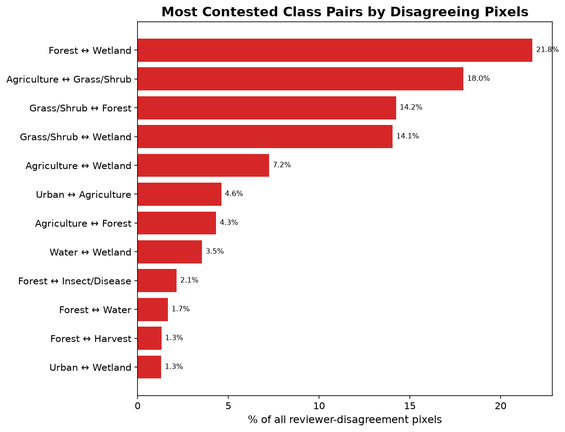
#> input picture reports/interpreter_agreement/class_disagreement_top.png, 565 x 432 px, shrunk from 1245 x 951 before the run
$ python combine_figure_3_4.py
#> lines starting #> are read from the running program, lines starting #| are printed output that depends on the picture
#!/usr/bin/env python3
"""Combine the two Chapter 3 disagreement-geometry panels into one stacked figure 3.4:
panel A (most contested class pairs) on top, panel B (contested-patch area distribution) below,
each labeled in its top-left corner. This stacks the two already-rendered source images at a common
width; it does not recompute anything.

Run: python scripts/combine_figure_3_4.py
Requires: matplotlib
"""

import os

import matplotlib
matplotlib.use("Agg")
import matplotlib.pyplot as plt
import matplotlib.image as mpimg

ROOT = os.path.dirname(os.path.dirname(os.path.abspath(__file__)))
PANEL_A = os.path.join(ROOT, "reports/interpreter_agreement/class_disagreement_top.png")
PANEL_B = os.path.join(ROOT, "reports/interpreter_agreement/geometry/area_ecdf_focus.png")
OUT = os.path.join(ROOT, "manuscript_formatting/figures/figure_3_4_disagreement_geometry.png")


def main():
    ia = mpimg.imread(PANEL_A)
#> ia is the input picture: shape (432, 565, 4) float32; mean R, G, B, A 0.949, 0.838, 0.838, 1
    ib = mpimg.imread(PANEL_B)
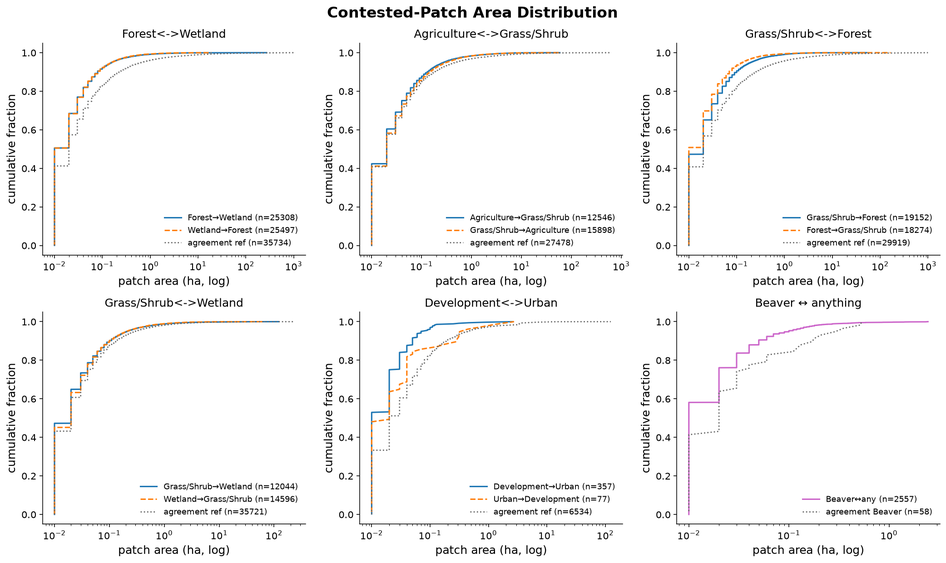
#> input picture reports/interpreter_agreement/geometry/area_ecdf_focus.png, 946 x 563 px, shrunk from 2083 x 1240 before the run
#> ib is the input picture: shape (563, 946, 4) float32; mean R, G, B, A 0.967, 0.966, 0.965, 1
    w = 10.0                                                   # figure width in inches
    ha = w * ia.shape[0] / ia.shape[1]                         # panel heights from each image aspect
#> ha = 7.65
    hb = w * ib.shape[0] / ib.shape[1]
#> hb = 5.95
    fig = plt.figure(figsize=(w, ha + hb))
    gs = fig.add_gridspec(2, 1, height_ratios=[ha, hb], hspace=0.03)
    for cell, img, lab in [(gs[0], ia, "A."), (gs[1], ib, "B.")]:
        ax = fig.add_subplot(cell)
        ax.imshow(img)
        ax.axis("off")
        ax.text(0.005, 0.99, lab, transform=ax.transAxes, fontsize=20, fontweight="bold",
                va="top", ha="left")
#> this loop made 2 passes
#> lab on passes 1 to 2: 'A.', 'B.'
    fig.savefig(OUT, dpi=200, bbox_inches="tight")
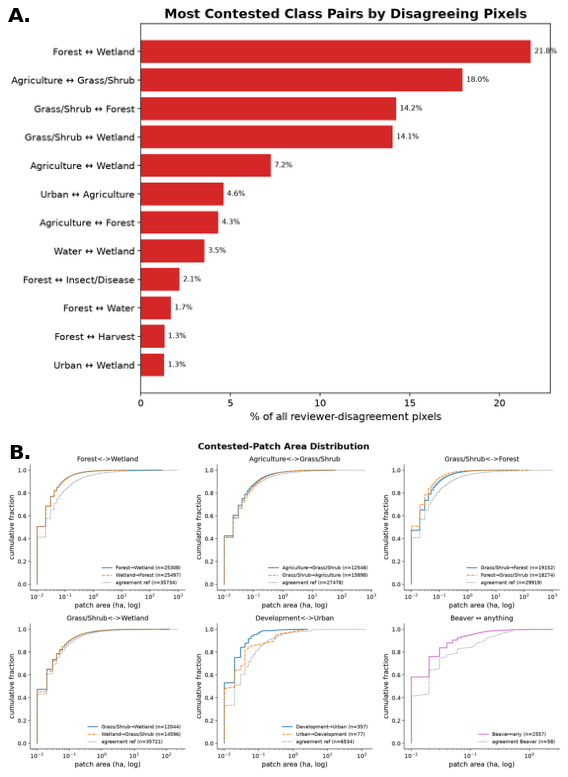
#> figure drawn by matplotlib, 2 panels
    plt.close(fig)
    print(f"wrote {OUT}")


if __name__ == "__main__":
    main()
